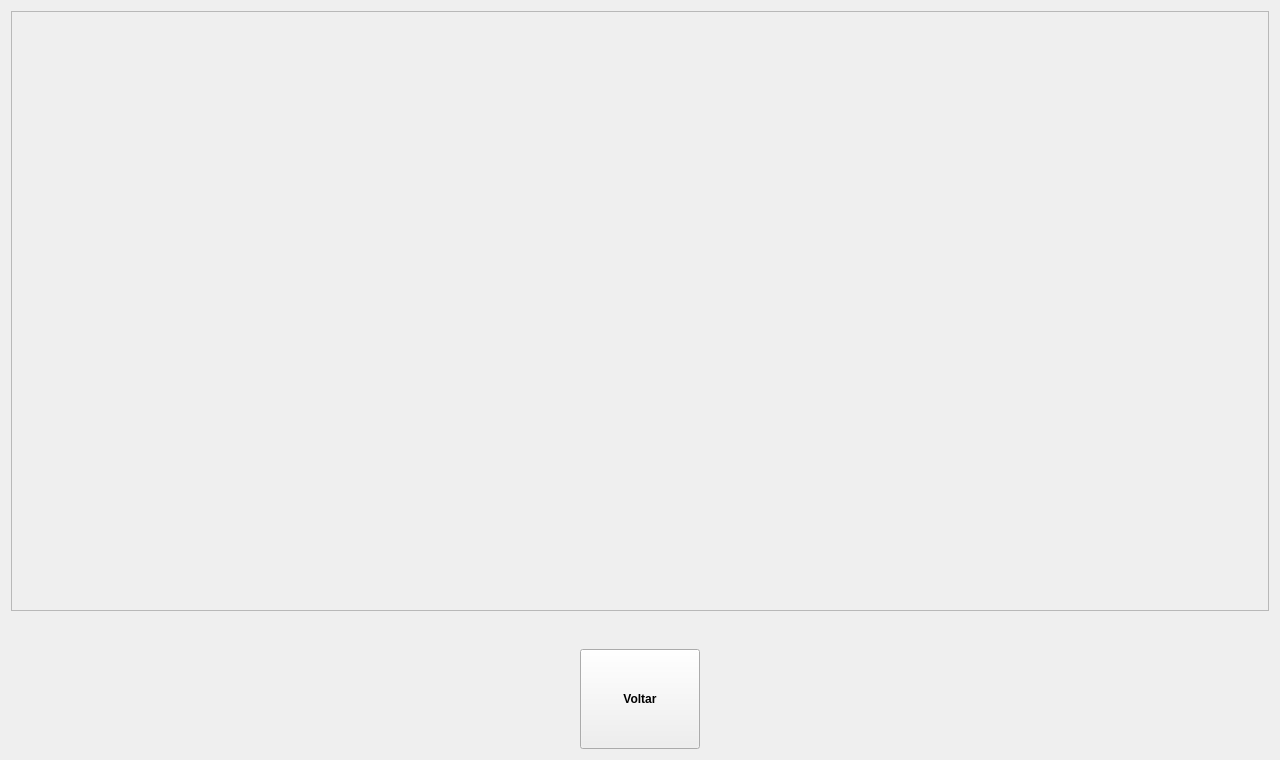
<?xml version="1.0" encoding="UTF-8"?>
<ui version="4.0">
 <class>FormSaidas</class>
 <widget class="QWidget" name="FormSaidas">
  <property name="geometry">
   <rect>
    <x>0</x>
    <y>0</y>
    <width>1280</width>
    <height>760</height>
   </rect>
  </property>
  <property name="minimumSize">
   <size>
    <width>1280</width>
    <height>760</height>
   </size>
  </property>
  <property name="maximumSize">
   <size>
    <width>16777215</width>
    <height>16777215</height>
   </size>
  </property>
  <property name="windowTitle">
   <string>Form</string>
  </property>
  <layout class="QVBoxLayout" name="verticalLayout_2">
   <item>
    <layout class="QVBoxLayout" name="verticalLayout" stretch="1,0,0">
     <item>
      <widget class="QScrollArea" name="scrollArea">
       <property name="sizePolicy">
        <sizepolicy hsizetype="Expanding" vsizetype="Maximum">
         <horstretch>0</horstretch>
         <verstretch>0</verstretch>
        </sizepolicy>
       </property>
       <property name="minimumSize">
        <size>
         <width>0</width>
         <height>600</height>
        </size>
       </property>
       <property name="focusPolicy">
        <enum>Qt::NoFocus</enum>
       </property>
       <property name="horizontalScrollBarPolicy">
        <enum>Qt::ScrollBarAlwaysOff</enum>
       </property>
       <property name="sizeAdjustPolicy">
        <enum>QAbstractScrollArea::AdjustToContents</enum>
       </property>
       <property name="widgetResizable">
        <bool>true</bool>
       </property>
       <widget class="QWidget" name="scrollAreaWidgetContents">
        <property name="geometry">
         <rect>
          <x>0</x>
          <y>0</y>
          <width>1258</width>
          <height>598</height>
         </rect>
        </property>
        <layout class="QVBoxLayout" name="verticalLayout_5"/>
       </widget>
      </widget>
     </item>
     <item>
      <spacer name="verticalSpacer">
       <property name="orientation">
        <enum>Qt::Vertical</enum>
       </property>
       <property name="sizeHint" stdset="0">
        <size>
         <width>20</width>
         <height>40</height>
        </size>
       </property>
      </spacer>
     </item>
     <item>
      <layout class="QHBoxLayout" name="horizontalLayout">
       <item>
        <spacer name="horizontalSpacer">
         <property name="orientation">
          <enum>Qt::Horizontal</enum>
         </property>
         <property name="sizeHint" stdset="0">
          <size>
           <width>40</width>
           <height>20</height>
          </size>
         </property>
        </spacer>
       </item>
       <item>
        <widget class="ButtonBeR" name="btn_return">
         <property name="minimumSize">
          <size>
           <width>120</width>
           <height>100</height>
          </size>
         </property>
         <property name="maximumSize">
          <size>
           <width>120</width>
           <height>100</height>
          </size>
         </property>
         <property name="font">
          <font>
           <weight>75</weight>
           <bold>true</bold>
          </font>
         </property>
         <property name="text">
          <string>Voltar</string>
         </property>
         <property name="bgIcon">
          <iconset resource="../res/icons.qrc">
           <normaloff>:/icons/bt-blank.png</normaloff>
           <normalon>:/icons/bt-blank_pressed.png</normalon>:/icons/bt-blank.png</iconset>
         </property>
         <property name="bgIconSize">
          <size>
           <width>80</width>
           <height>80</height>
          </size>
         </property>
        </widget>
       </item>
       <item>
        <spacer name="horizontalSpacer_2">
         <property name="orientation">
          <enum>Qt::Horizontal</enum>
         </property>
         <property name="sizeHint" stdset="0">
          <size>
           <width>40</width>
           <height>20</height>
          </size>
         </property>
        </spacer>
       </item>
      </layout>
     </item>
    </layout>
   </item>
  </layout>
 </widget>
 <customwidgets>
  <customwidget>
   <class>ButtonBeR</class>
   <extends>QPushButton</extends>
   <header>buttonber.h</header>
  </customwidget>
 </customwidgets>
 <resources>
  <include location="../res/icons.qrc"/>
 </resources>
 <connections/>
</ui>
